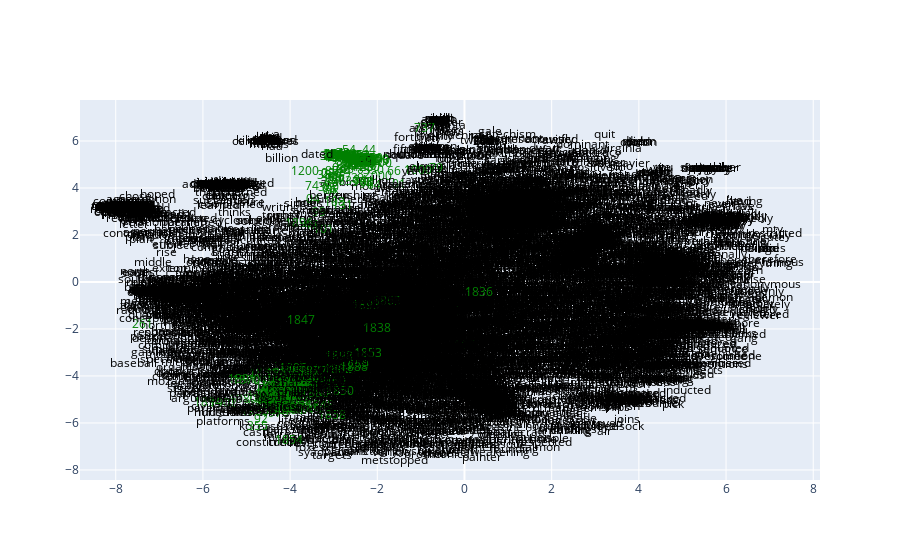

Notebook code cell kept with this figure:
### Code cell
numeric = embeddings_df_tsne.index.str.isnumeric()
color = np.where(numeric, "green", "black")
fig = go.Figure()

fig.add_trace(
    go.Scatter(
        x=embeddings_df_tsne[0],
        y=embeddings_df_tsne[1],
        mode="text",
        text=embeddings_df_tsne.index,
        textposition="middle center",
        textfont=dict(color=color),
    )
)
# fig.write_html("word2vec_visualization.html")
fig

### Figure 1 — Plotly figure (JSON) as saved in the notebook; plotly's stock layout.template omitted (floating-point values rounded to 4 significant figures; data arrays with more than 128 entries replaced by an {"elided": "..."} marker saying what was removed)
{"data": [{"mode": "text", "text": {"elided": "6908 str values"}, "textfont": {"color": {"elided": "6908 str values"}}, "textposition": "middle center", "type": "scatter", "x": {"elided": "6908 float values"}, "y": {"elided": "6908 float values"}}], "layout": {}}
